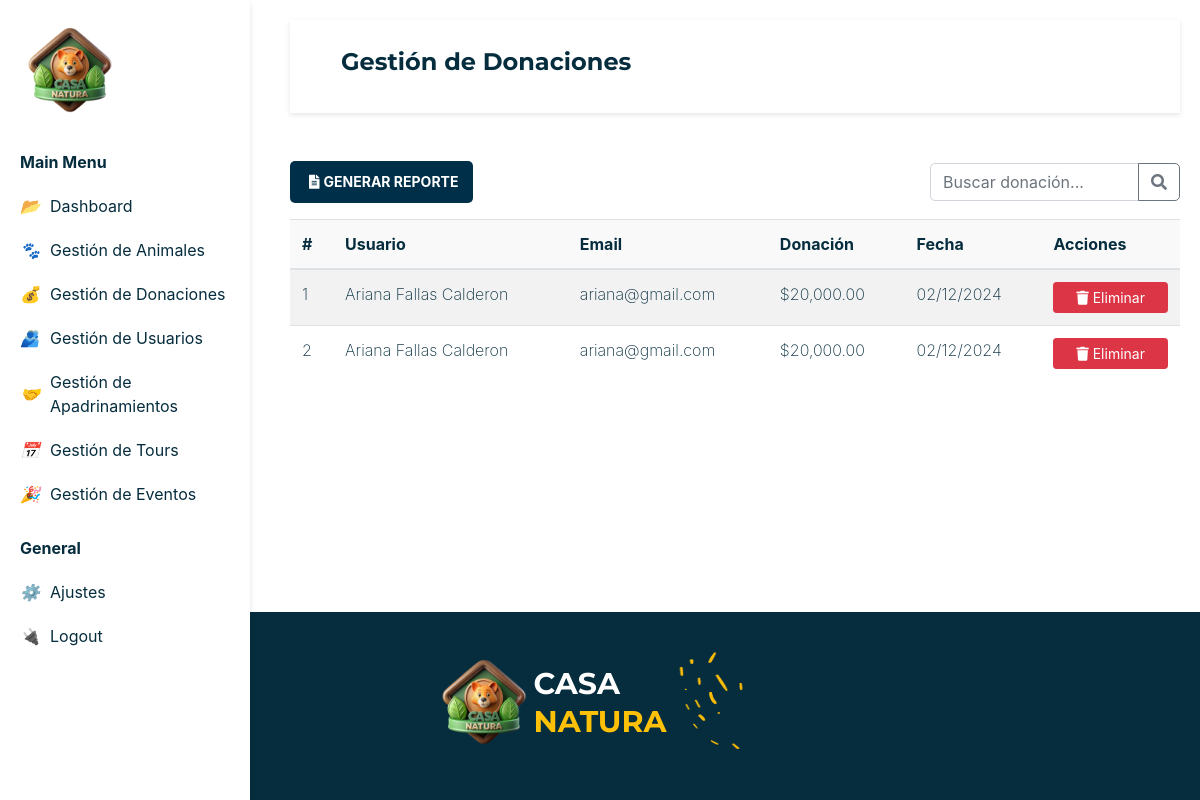
The page /gestionDonaciones.php on the database as committed earlier.
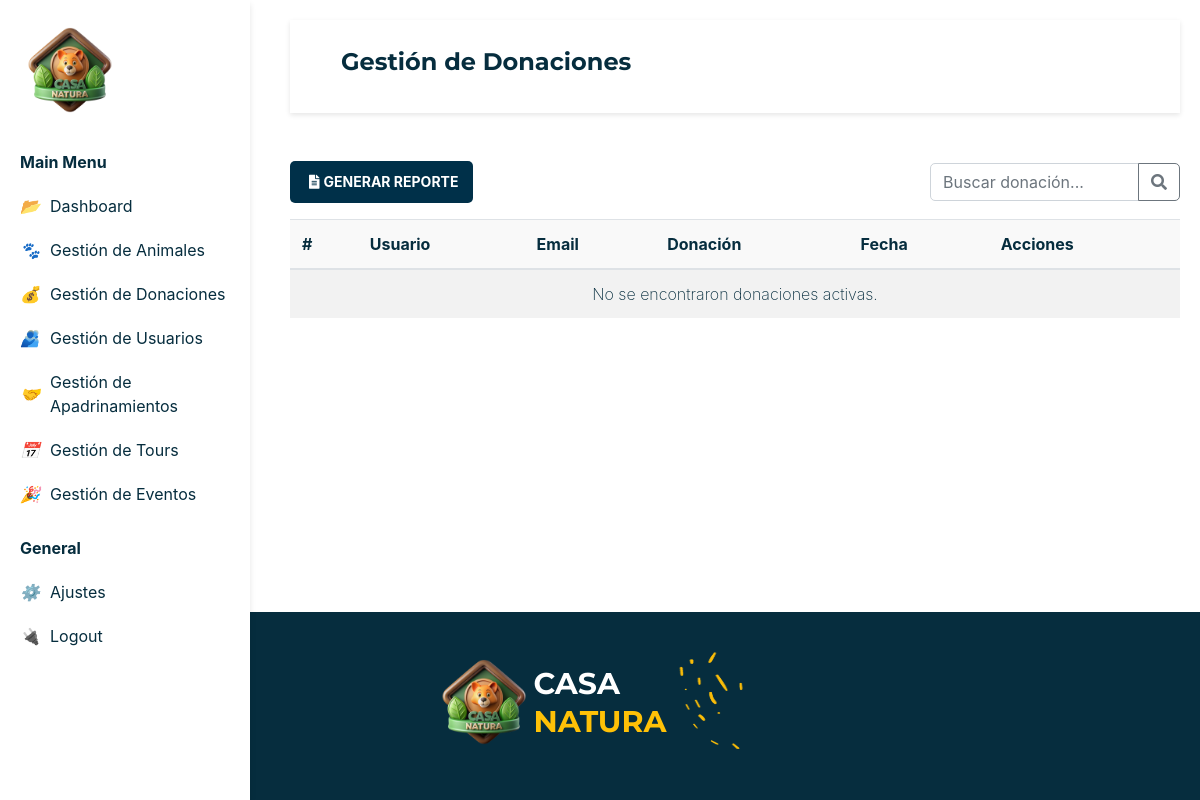
The same page on the database as committed later.
### tables this page shows
CREATE TABLE `donaciones` (
  `ID_Donacion` int(10) NOT NULL,
  `Monto` int(50) NOT NULL,
  `Fecha` date NOT NULL,
  `ID_Usuario` int(10) NOT NULL,
  `Estado` tinyint(1) NOT NULL
);

CREATE TABLE `usuario` (
  `ID_Usuario` int(10) NOT NULL,
  `Nombre` varchar(15) NOT NULL,
  `Password` varchar(250) NOT NULL,
  `Apellido1` varchar(15) NOT NULL,
  `Apellido2` varchar(15) NOT NULL,
  `Correo` varchar(50) NOT NULL,
  `Donador` tinyint(1) NOT NULL,
  `Estado` varchar(10) NOT NULL
);

### gestionDonaciones.php (the view, shortened to what this page needs)
<!DOCTYPE html>
<html lang="en">
<head>
    <link href="https://cdnjs.cloudflare.com/ajax/libs/font-awesome/5.15.4/css/all.min.css" rel="stylesheet">
    <link rel="stylesheet" href="./css/style.css">
    <link rel="stylesheet" href="https://cdn.jsdelivr.net/npm/bootstrap@4.3.1/dist/css/bootstrap.min.css">
</head>
<body>
    <?php
    include("sidebar.php");
    echo $sidebarAdmin2;
    include("actions/conexion.php");
    $sql = "SELECT u.ID_Usuario AS usuario_id, CONCAT(u.Nombre, ' ',u.Apellido1, ' ', u.Apellido2) as NombreCompleto, u.Correo, d.Monto, d.Fecha, d.ID_Donacion AS donacion_id
    FROM usuario u
    LEFT JOIN donaciones d ON u.ID_Usuario = d.ID_Usuario
    WHERE d.Estado = 1";
    $result = $conn->query($sql);
    ?>
    <main>
        <div class="viewport">
            <div class="content">
                <nav class="navbar">
                    <div class="container-fluid">
                        <h2 class="titulo">Gestión de Donaciones</h2>
                    </div>
                </nav>
                <div class="contenedor mt-5">
                    <div class="d-flex justify-content-between align-items-center mb-3">
                        <a href="reporte.php" class="btn-agregar agregarAnimal d-flex align-items-center">
                            <i class="fas fa-file-alt p-1"></i> GENERAR REPORTE
                        </a>
                        <div class="input-group" style="width: 250px;">
                            <input type="text" class="form-control" placeholder="Buscar donación...">
                            <div class="input-group-append">
                                <button class="btn btn-outline-secondary" type="button">
                                    <i class="fas fa-search"></i>
                                </button>
                            </div>
                        </div>
                    </div>
</div>
                    <table class="table table-striped">
                        <thead>
                            <tr>
                                <th>#</th>
                                <th>Usuario</th>
                                <th>Email</th>
                                <th>Donación</th>
                                <th>Fecha</th>
                                <th>Acciones</th>
                            </tr>
                        </thead>
                        <tbody>
                        <?php if ($result->num_rows > 0): ?>
                            <?php while ($row = $result->fetch_assoc()): ?>
                                <tr>
                                    <td><?php echo $row['donacion_id']; ?></td>
                                    <td><?php echo $row['NombreCompleto']; ?></td>
                                    <td><?php echo $row['Correo']; ?></td>
                                    <td>$<?php echo number_format($row['Monto'], 2); ?></td>
                                    <td><?php echo date('d/m/Y', strtotime($row['Fecha'])); ?></td>
                                    <td>
                                        <form method="POST" action="">
                                            <button type="submit" name="eliminar" class="btn btn-danger btn-sm">
                                                <i class="fas fa-trash"></i> Eliminar
                                            </button>
                                        </form>
                                    </td>
                                </tr>
                            <?php endwhile; ?>
                        <?php else: ?>
                            <tr>
                                <td colspan="6" class="text-center">No se encontraron donaciones activas.</td>
                            </tr>
                        <?php endif; ?>
                        </tbody>
                    </table>
                </div>
            </div>
    </main>
    <?php
    include("sidebar.php");
    echo $footerAdmin;
    ?>
</body>
</html>

Rows that differ between the two databases and show on the page:
no longer on this page (row edited): donaciones: ID_Donacion "1", NombreCompleto "Ariana Fallas Calderon", ID_Usuario.Correo "ariana@gmail.com", Monto "20,000.00", Fecha "02/12/2024"
no longer on this page (row edited): donaciones: ID_Donacion "2", NombreCompleto "Ariana Fallas Calderon", ID_Usuario.Correo "ariana@gmail.com", Monto "20,000.00", Fecha "02/12/2024"
Other text that changed with them:
text now shown: "No se encontraron donaciones activas."
